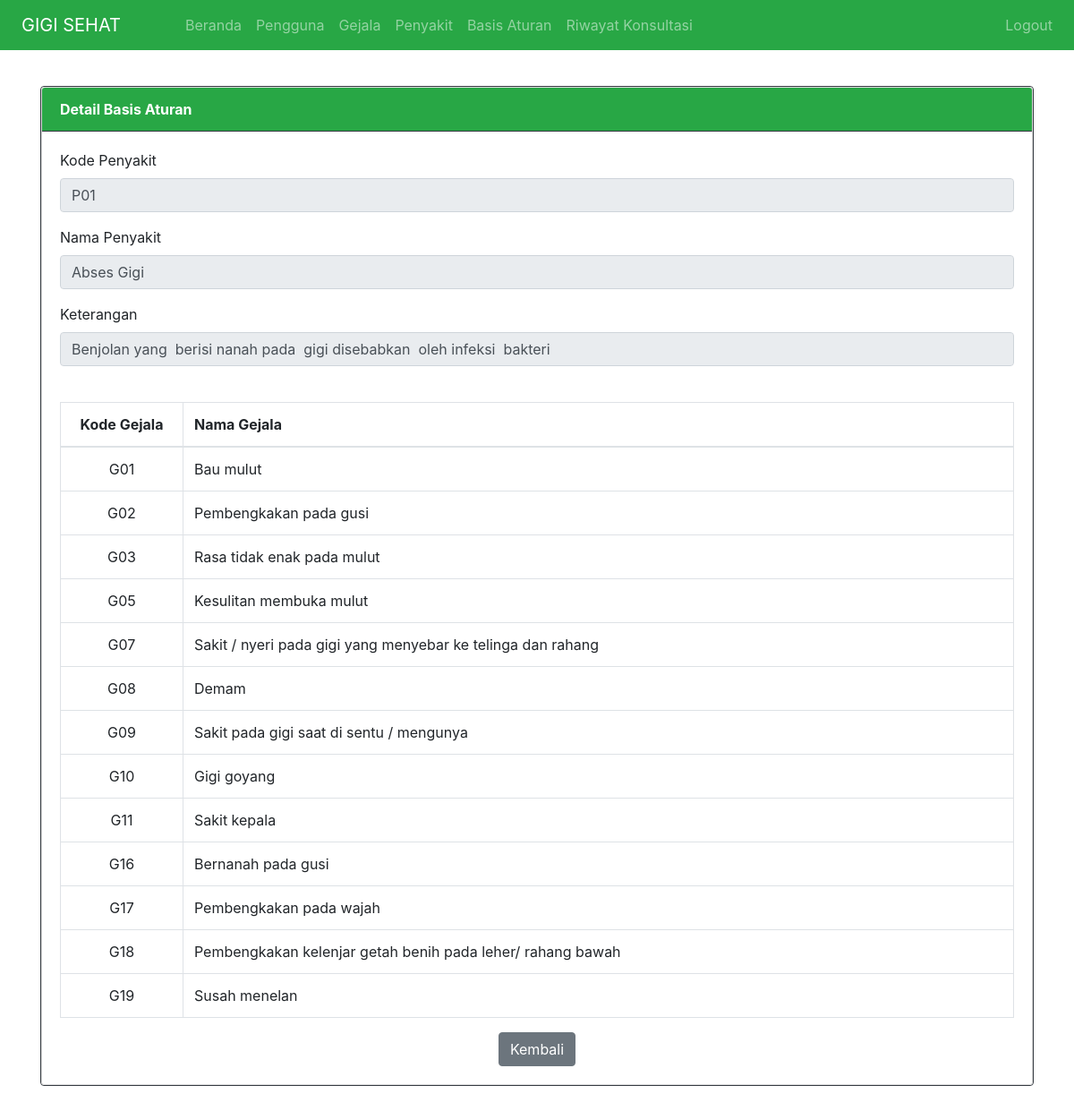
Page /index.php?page=basis_aturan&action=detail&id=1 (signed in) on the committed database.
### tables this page shows
CREATE TABLE `penyakit` (
  `idpenyakit` int NOT NULL,
  `kode_penyakit` varchar(3) NOT NULL,
  `nmpenyakit` varchar(50) DEFAULT NULL,
  `keterangan` text,
  `solusi` text
);

CREATE TABLE `detail_basis_aturan` (
  `idaturan` int DEFAULT NULL,
  `idgejala` int DEFAULT NULL
);

CREATE TABLE `gejala` (
  `idgejala` int NOT NULL,
  `kode_gejala` varchar(3) NOT NULL,
  `nmgejala` varchar(200) DEFAULT NULL
);

### views/basis_aturan/detail_basis_aturan.php (the view, shortened to what this page needs)
<?php
$idaturan = $_GET['id'];
$sql = "SELECT * FROM basis_aturan INNER JOIN detail_basis_aturan ON basis_aturan.idaturan = detail_basis_aturan.idaturan INNER JOIN penyakit ON basis_aturan.idpenyakit = penyakit.idpenyakit INNER JOIN gejala ON detail_basis_aturan.idgejala = gejala.idgejala WHERE basis_aturan.idaturan='$idaturan'";
$result = $koneksi->query($sql);
$row = $result->fetch_assoc();
?>
<!DOCTYPE html>
<html lang="en">
<head>
</head>
<body>
    <div class="row mb-5">
        <div class="col-sm-12">
            <form action="" method="POST">
                <div class="card border-dark">
                    <div class="card">
                        <div class="card-header bg-success text-white border-dark"><strong>Detail Basis Aturan</strong></div>
                        <div class="card-body">
                            <div class="form-group">
                                <label for="" >Kode Penyakit</label>
                                <input type="text" class="form-control" value="<?php echo $row['kode_penyakit'] ?>" name="" readonly>
                            </div>
                            <div class="form-group">
                                <label for="">Nama Penyakit</label>
                                <input type="text" class="form-control" value="<?php echo $row['nmpenyakit'] ?>" name="" readonly>
                            </div>
                            <div class="form-group">
                                <label for="">Keterangan</label>
                                <input type="text" class="form-control" value="<?php echo $row['keterangan'] ?>" name="" readonly>
                            </div>
                            <table class="table table-bordered">
                                <thead>
                                    <tr>
                                        <th width="30px" class="text-center">Kode Gejala</th>
                                        <th width="500px">Nama Gejala</th>
                                    </tr>
                                </thead>
                                <tbody>
                                    <?php
                                    $sql = "SELECT * FROM detail_basis_aturan INNER JOIN gejala ON detail_basis_aturan.idgejala = gejala.idgejala WHERE detail_basis_aturan.idaturan='$idaturan'";
                                    $result = $koneksi->query($sql);
                                    while ($row = $result->fetch_assoc()) {
                                    ?>
                                    <tr>
                                        <td class="text-center"><?php echo $row['kode_gejala']; ?></td>
                                        <td><?php echo $row['nmgejala']; ?></td>
                                    </tr>
                                    <?php
                                    }
                                    ?>
                                </tbody>
                            </table>
                            <div class="text-center">
                                <a class="btn btn-secondary " href="?page=basis_aturan">Kembali</a>
                            </div>
                        </div>
                    </div>
            </form>
        </div>
    </div>
</body>
</html>

### rows in the picture
penyakit: kode_penyakit "P01", nmpenyakit "Abses Gigi", keterangan "Benjolan yang berisi nanah pada gigi disebabkan oleh infeksi bakteri"
detail_basis_aturan: idgejala.kode_gejala "G01", idgejala.nmgejala "Bau mulut"
detail_basis_aturan: idgejala.kode_gejala "G02", idgejala.nmgejala "Pembengkakan pada gusi"
detail_basis_aturan: idgejala.kode_gejala "G03", idgejala.nmgejala "Rasa tidak enak pada mulut"
detail_basis_aturan: idgejala.kode_gejala "G05", idgejala.nmgejala "Kesulitan membuka mulut"
detail_basis_aturan: idgejala.kode_gejala "G07", idgejala.nmgejala "Sakit / nyeri pada gigi yang menyebar ke telinga dan rahang"
detail_basis_aturan: idgejala.kode_gejala "G08", idgejala.nmgejala "Demam"
detail_basis_aturan: idgejala.kode_gejala "G09", idgejala.nmgejala "Sakit pada gigi saat di sentu / mengunya"
detail_basis_aturan: idgejala.kode_gejala "G10", idgejala.nmgejala "Gigi goyang"
detail_basis_aturan: idgejala.kode_gejala "G11", idgejala.nmgejala "Sakit kepala"
detail_basis_aturan: idgejala.kode_gejala "G16", idgejala.nmgejala "Bernanah pada gusi"
detail_basis_aturan: idgejala.kode_gejala "G17", idgejala.nmgejala "Pembengkakan pada wajah"
detail_basis_aturan: idgejala.kode_gejala "G18", idgejala.nmgejala "Pembengkakan kelenjar getah benih pada leher/ rahang bawah"
detail_basis_aturan: idgejala.kode_gejala "G19", idgejala.nmgejala "Susah menelan"
